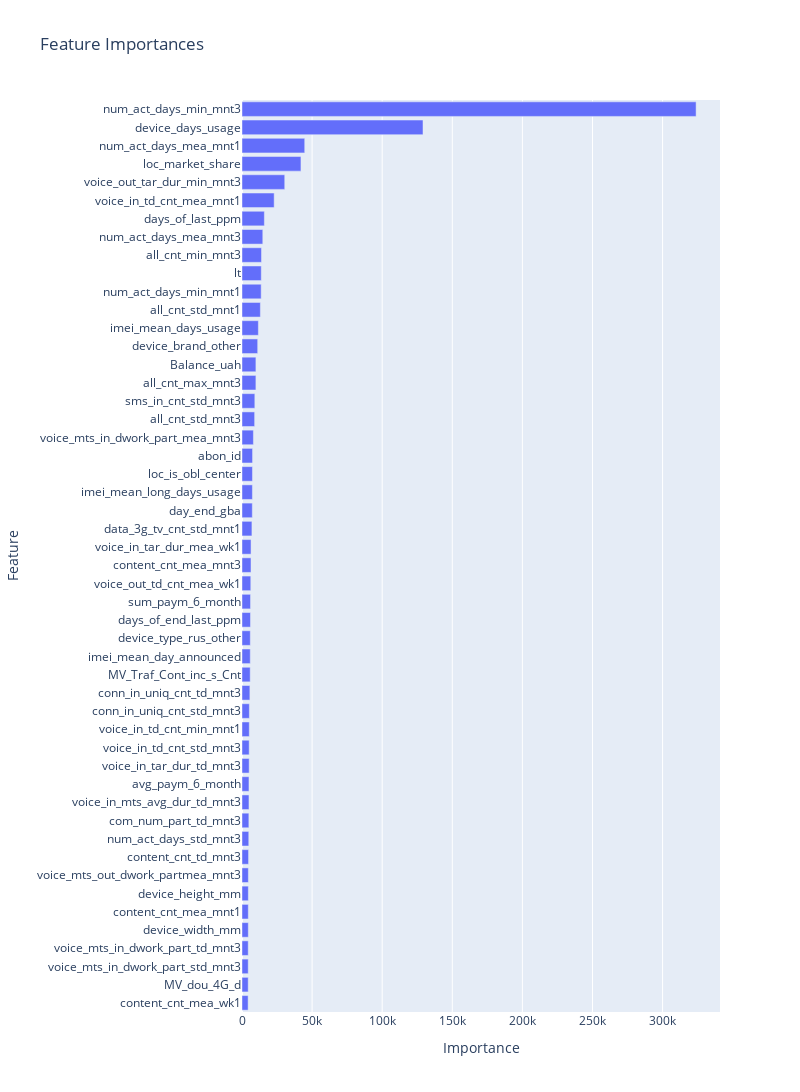

The notebook cell this image was saved under:
### Code cell
import plotly.express as px

fig = px.bar(feature_importances[:50], x="Importance", y="Feature", title="Feature Importances")
fig.update_layout(yaxis={"categoryorder": "total ascending"}, width=800, height=1200)
fig.show()

### Figure 1 — Plotly figure (JSON) as saved in the notebook; plotly's stock layout.template omitted (floating-point values rounded to 4 significant figures)
{"data": [{"alignmentgroup": "True", "hovertemplate": "Importance=%{x}<br>Feature=%{y}<extra></extra>", "legendgroup": "", "marker": {"color": "#636efa", "pattern": {"shape": ""}}, "name": "", "offsetgroup": "", "orientation": "h", "showlegend": false, "textposition": "auto", "type": "bar", "x": [323900.0, 129100.0, 44740.0, 42050.0, 30490.0, 22940.0, 15950.0, 14830.0, 13890.0, 13740.0, 13680.0, 13100.0, 11670.0, 11190.0, 9921.0, 9914.0, 9154.0, 9016.0, 8129.0, 7523.0, 7462.0, 7425.0, 7360.0, 7083.0, 6451.0, 6418.0, 6259.0, 6083.0, 6040.0, 5920.0, 5889.0, 5845.0, 5625.0, 5250.0, 5188.0, 5120.0, 5115.0, 4973.0, 4968.0, 4899.0, 4830.0, 4677.0, 4536.0, 4515.0, 4495.0, 4490.0, 4446.0, 4434.0, 4425.0, 4363.0], "xaxis": "x", "y": ["num_act_days_min_mnt3", "device_days_usage", "num_act_days_mea_mnt1", "loc_market_share", "voice_out_tar_dur_min_mnt3", "voice_in_td_cnt_mea_mnt1", "days_of_last_ppm", "num_act_days_mea_mnt3", "all_cnt_min_mnt3", "lt", "num_act_days_min_mnt1", "all_cnt_std_mnt1", "imei_mean_days_usage", "device_brand_other", "Balance_uah", "all_cnt_max_mnt3", "sms_in_cnt_std_mnt3", "all_cnt_std_mnt3", "voice_mts_in_dwork_part_mea_mnt3", "abon_id", "loc_is_obl_center", "imei_mean_long_days_usage", "day_end_gba", "data_3g_tv_cnt_std_mnt1", "voice_in_tar_dur_mea_wk1", "content_cnt_mea_mnt3", "voice_out_td_cnt_mea_wk1", "sum_paym_6_month", "days_of_end_last_ppm", "device_type_rus_other", "imei_mean_day_announced", "MV_Traf_Cont_inc_s_Cnt", "conn_in_uniq_cnt_td_mnt3", "conn_in_uniq_cnt_std_mnt3", "voice_in_td_cnt_min_mnt1", "voice_in_td_cnt_std_mnt3", "voice_in_tar_dur_td_mnt3", "avg_paym_6_month", "voice_in_mts_avg_dur_td_mnt3", "com_num_part_td_mnt3", "num_act_days_std_mnt3", "content_cnt_td_mnt3", "voice_mts_out_dwork_partmea_mnt3", "device_height_mm", "content_cnt_mea_mnt1", "device_width_mm", "voice_mts_in_dwork_part_td_mnt3", "voice_mts_in_dwork_part_std_mnt3", "MV_dou_4G_d", "content_cnt_mea_wk1"], "yaxis": "y"}], "layout": {"barmode": "relative", "height": 1200, "legend": {"tracegroupgap": 0}, "title": {"text": "Feature Importances"}, "width": 800, "xaxis": {"anchor": "y", "domain": [0, 1], "title": {"text": "Importance"}}, "yaxis": {"anchor": "x", "categoryorder": "total ascending", "domain": [0, 1], "title": {"text": "Feature"}}}}
